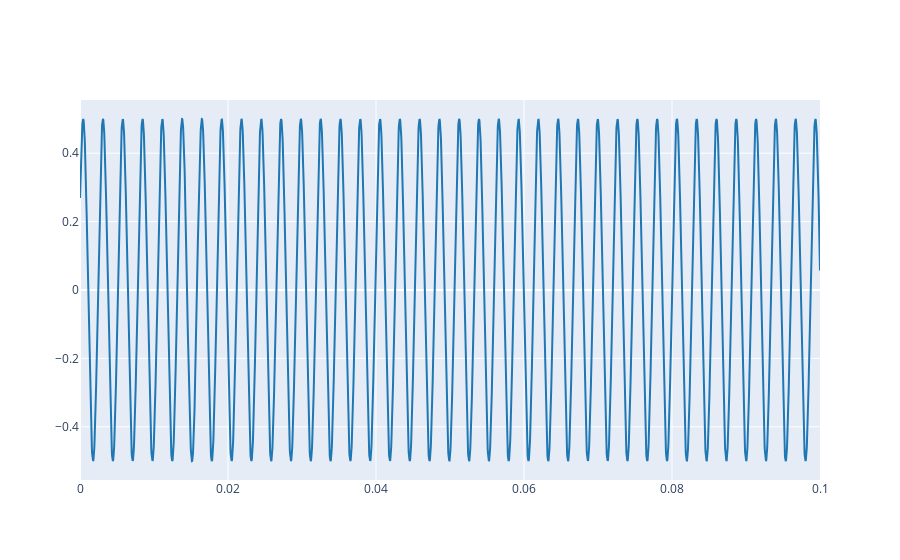

Write notebook code for a chart like this one.
### Markdown cell above
2.1. Define a complex exponential with the same parameters that those from Lab 1 (Ex 3.1) and plot the real part.

### Code cell
import numpy as np

A = 0.5          
f0 = 374.0      
fs = 44100       
phi = 5.28 

t = np.arange(0, 0.1, 1.0/fs)  
x = A * np.exp(1j * (2 * f0 * np.pi * t + phi))

plot_signals([np.real(x)], fs, name=['real part'])

### Figure 1 — Plotly figure (JSON) as saved in the notebook; plotly's stock layout.template omitted (floating-point values rounded to 4 significant figures; data arrays with more than 128 entries replaced by an {"elided": "..."} marker saying what was removed)
{"data": [{"line": {"color": "#1f77b4", "shape": "linear"}, "mode": "lines", "name": "real part", "type": "scatter", "x": {"elided": "4410 float values"}, "y": {"elided": "4410 float values"}}], "layout": {}}
